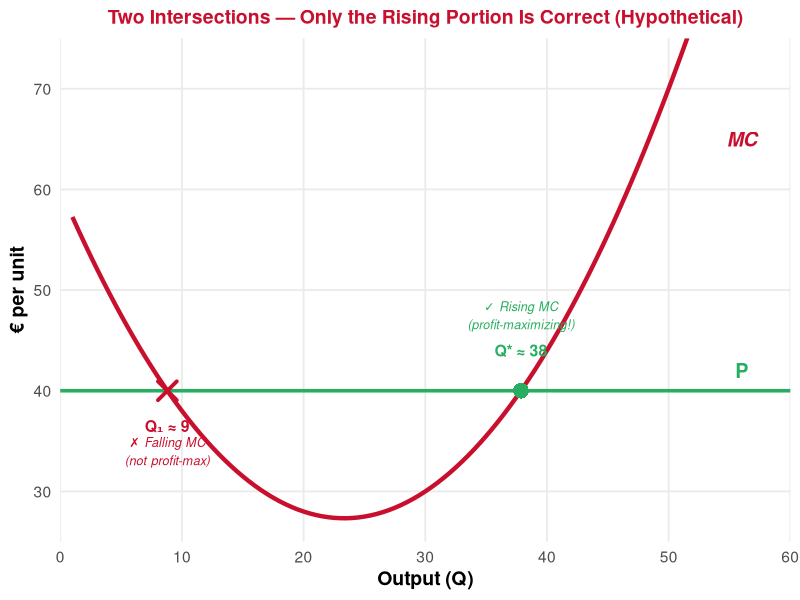
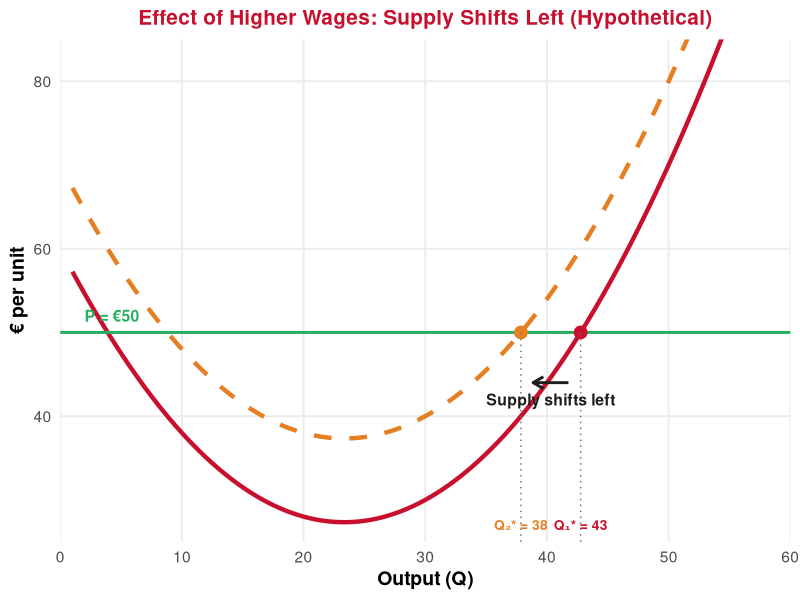
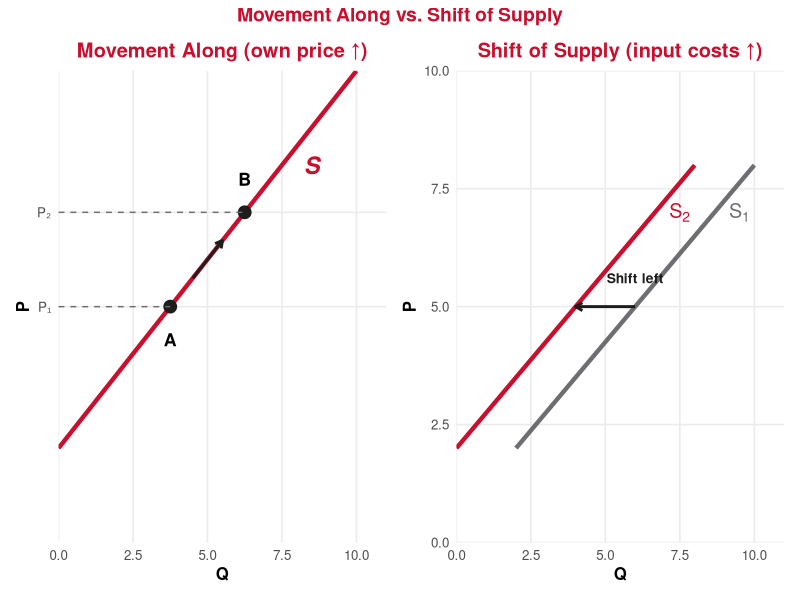

Write R code to recreate these figures, in order.
## ---- chunk 1
#| echo: false
#| message: false
#| warning: false

library(ggplot2)
library(dplyr)
library(tidyverse)
library(patchwork)

# Define UE brand colors
ue_red <- "#C8102E"
ue_black <- "#1D1D1B"
ue_gray <- "#6D6E71"
ue_white <- "#FFFFFF"
ue_blue <- "#2E86AB"
ue_green <- "#27ae60"
ue_orange <- "#E67E22"
## ---- chunk 2
#| echo: false
#| warning: false
#| fig-width: 10
#| fig-height: 4.5
#| fig-align: center

Q_mc <- seq(1, 60, by = 0.5)
MC_mc <- 0.06 * Q_mc^2 - 2.8 * Q_mc + 60
P_val <- 40

# Two intersections: 0.06*Q^2 - 2.8*Q + 20 = 0
# Q = (2.8 ± sqrt(7.84 - 4.8)) / 0.12 = (2.8 ± sqrt(3.04)) / 0.12
q_low <- (2.8 - sqrt(3.04)) / 0.12
q_high <- (2.8 + sqrt(3.04)) / 0.12

ggplot() +
  geom_line(data = data.frame(Q = Q_mc, MC = MC_mc),
            aes(x = Q, y = MC), color = ue_red, linewidth = 1.5) +
  geom_hline(yintercept = P_val, color = ue_green, linewidth = 1.2) +
  # Two intersection points
  geom_point(aes(x = q_low, y = P_val), size = 5, shape = 4,
             color = ue_red, stroke = 2) +
  geom_point(aes(x = q_high, y = P_val), size = 5, shape = 16,
             color = ue_green) +
  # Labels
  annotate("text", x = q_low, y = P_val - 3.5,
           label = paste0("Q₁ ≈ ", round(q_low)), fontface = "bold",
           size = 4, color = ue_red) +
  annotate("text", x = q_low, y = P_val - 6,
           label = "✗ Falling MC\n(not profit-max)", fontface = "italic",
           size = 3.2, color = ue_red) +
  annotate("text", x = q_high, y = P_val + 4,
           label = paste0("Q* ≈ ", round(q_high)), fontface = "bold",
           size = 4, color = ue_green) +
  annotate("text", x = q_high, y = P_val + 7.5,
           label = "✓ Rising MC\n(profit-maximizing!)", fontface = "italic",
           size = 3.2, color = ue_green) +
  annotate("text", x = 56, y = 65, label = "MC", color = ue_red,
           fontface = "bold.italic", size = 5) +
  annotate("text", x = 56, y = P_val + 2, label = "P", color = ue_green,
           fontface = "bold", size = 5) +
  coord_cartesian(ylim = c(25, 75), xlim = c(0, 60)) +
  scale_x_continuous(expand = c(0, 0)) +
  scale_y_continuous(expand = c(0, 0)) +
  labs(x = "Output (Q)", y = "€ per unit",
       title = "Two Intersections — Only the Rising Portion Is Correct (Hypothetical)") +
  theme_minimal(base_size = 14) +
  theme(
    plot.title = element_text(color = ue_red, face = "bold", hjust = 0.5, size = 14),
    axis.title = element_text(face = "bold"),
    panel.grid.minor = element_blank()
  )
## ---- chunk 3
#| echo: false
#| warning: false
#| fig-width: 11
#| fig-height: 5
#| fig-align: center

# Original MC and shifted MC (higher wages)
Q_s <- seq(1, 60, by = 0.5)
MC_original <- 0.06 * Q_s^2 - 2.8 * Q_s + 60
MC_shifted <- 0.06 * Q_s^2 - 2.8 * Q_s + 70  # +10 shift up (higher wages)

P_line <- 50

# Find Q* for each
# Original: 0.06Q^2 - 2.8Q + 60 = 50 => 0.06Q^2 - 2.8Q + 10 = 0
q_orig <- (2.8 + sqrt(2.8^2 - 4*0.06*10)) / (2*0.06)
# Shifted: 0.06Q^2 - 2.8Q + 70 = 50 => 0.06Q^2 - 2.8Q + 20 = 0
q_shift <- (2.8 + sqrt(2.8^2 - 4*0.06*20)) / (2*0.06)

ggplot() +
  geom_line(data = data.frame(Q = Q_s, MC = MC_original),
            aes(x = Q, y = MC), color = ue_red, linewidth = 1.5) +
  geom_line(data = data.frame(Q = Q_s, MC = MC_shifted),
            aes(x = Q, y = MC), color = ue_orange, linewidth = 1.5, linetype = "dashed") +
  geom_hline(yintercept = P_line, color = ue_green, linewidth = 1) +
  # Original Q*
  geom_point(aes(x = q_orig, y = P_line), size = 4, color = ue_red) +
  geom_segment(aes(x = q_orig, y = 25, xend = q_orig, yend = P_line),
               linetype = "dotted", color = ue_gray) +
  # Shifted Q*
  geom_point(aes(x = q_shift, y = P_line), size = 4, color = ue_orange) +
  geom_segment(aes(x = q_shift, y = 25, xend = q_shift, yend = P_line),
               linetype = "dotted", color = ue_gray) +
  # Arrow showing shift
  annotate("segment", x = q_orig - 1, y = 44, xend = q_shift + 1, yend = 44,
           arrow = arrow(length = unit(0.3, "cm")), color = ue_black, linewidth = 1) +
  annotate("text", x = (q_orig + q_shift) / 2, y = 42,
           label = "Supply shifts left", fontface = "bold", size = 4, color = ue_black) +
  # Labels
  annotate("text", x = 56, y = MC_original[length(MC_original)] - 8,
           label = expression(S[1] ~ "(low wages)"), color = ue_red,
           fontface = "bold", size = 4) +
  annotate("text", x = 56, y = MC_shifted[length(MC_shifted)] - 8,
           label = expression(S[2] ~ "(high wages)"), color = ue_orange,
           fontface = "bold", size = 4) +
  annotate("text", x = 2, y = P_line + 2, label = "P = €50", color = ue_green,
           fontface = "bold", size = 4, hjust = 0) +
  annotate("text", x = q_orig, y = 27, label = paste0("Q₁* = ", round(q_orig)),
           fontface = "bold", size = 3.5, color = ue_red) +
  annotate("text", x = q_shift, y = 27, label = paste0("Q₂* = ", round(q_shift)),
           fontface = "bold", size = 3.5, color = ue_orange) +
  coord_cartesian(ylim = c(25, 85), xlim = c(0, 60)) +
  scale_x_continuous(expand = c(0, 0)) +
  scale_y_continuous(expand = c(0, 0)) +
  labs(x = "Output (Q)", y = "€ per unit",
       title = "Effect of Higher Wages: Supply Shifts Left (Hypothetical)") +
  theme_minimal(base_size = 14) +
  theme(
    plot.title = element_text(color = ue_red, face = "bold", hjust = 0.5, size = 15),
    axis.title = element_text(face = "bold"),
    panel.grid.minor = element_blank()
  )
## ---- chunk 4
#| echo: false
#| warning: false
#| fig-width: 12
#| fig-height: 4.5
#| fig-align: center

# Left: movement along supply curve
p_move <- ggplot() +
  geom_segment(aes(x = 0, y = 2, xend = 10, yend = 10),
               color = ue_red, linewidth = 1.5) +
  geom_point(aes(x = 3.75, y = 5), size = 4, color = ue_black) +
  geom_point(aes(x = 6.25, y = 7), size = 4, color = ue_black) +
  annotate("text", x = 3.75, y = 4.3, label = "A", fontface = "bold", size = 4.5) +
  annotate("text", x = 6.25, y = 7.7, label = "B", fontface = "bold", size = 4.5) +
  geom_segment(aes(x = 0, y = 5, xend = 3.75, yend = 5),
               linetype = "dashed", color = ue_gray) +
  geom_segment(aes(x = 0, y = 7, xend = 6.25, yend = 7),
               linetype = "dashed", color = ue_gray) +
  annotate("segment", x = 4.5, y = 5.6, xend = 5.5, yend = 6.4,
           arrow = arrow(length = unit(0.2, "cm")), color = ue_black, linewidth = 1) +
  annotate("text", x = 8.5, y = 8, label = "S", color = ue_red,
           fontface = "bold.italic", size = 6) +
  scale_x_continuous(limits = c(0, 11), expand = c(0, 0)) +
  scale_y_continuous(limits = c(0, 10), expand = c(0, 0),
                     breaks = c(5, 7), labels = c("P₁", "P₂")) +
  labs(x = "Q", y = "P",
       title = "Movement Along (own price ↑)") +
  theme_minimal(base_size = 12) +
  theme(plot.title = element_text(color = ue_red, face = "bold", hjust = 0.5),
        axis.title = element_text(face = "bold"),
        panel.grid.minor = element_blank())

# Right: shift of supply
p_shift <- ggplot() +
  geom_segment(aes(x = 2, y = 2, xend = 10, yend = 8),
               color = ue_gray, linewidth = 1.5) +
  geom_segment(aes(x = 0, y = 2, xend = 8, yend = 8),
               color = ue_red, linewidth = 1.5) +
  annotate("text", x = 9.5, y = 7, label = expression(S[1]), color = ue_gray, fontface = "bold.italic", size = 5) +
  annotate("text", x = 7.5, y = 7, label = expression(S[2]), color = ue_red, fontface = "bold.italic", size = 5) +
  annotate("segment", x = 6, y = 5, xend = 4, yend = 5,
           arrow = arrow(length = unit(0.2, "cm")), color = ue_black, linewidth = 1) +
  annotate("text", x = 6, y = 5.6, label = "Shift left",
           fontface = "bold", size = 3.5, color = ue_black) +
  scale_x_continuous(limits = c(0, 11), expand = c(0, 0)) +
  scale_y_continuous(limits = c(0, 10), expand = c(0, 0)) +
  labs(x = "Q", y = "P",
       title = "Shift of Supply (input costs ↑)") +
  theme_minimal(base_size = 12) +
  theme(plot.title = element_text(color = ue_red, face = "bold", hjust = 0.5), axis.title = element_text(face = "bold"),
        panel.grid.minor = element_blank())

p_move + p_shift +
  plot_annotation(title = "Movement Along vs. Shift of Supply",
                  theme = theme(plot.title = element_text(color = ue_red,
                                face = "bold", hjust = 0.5, size = 14)))
